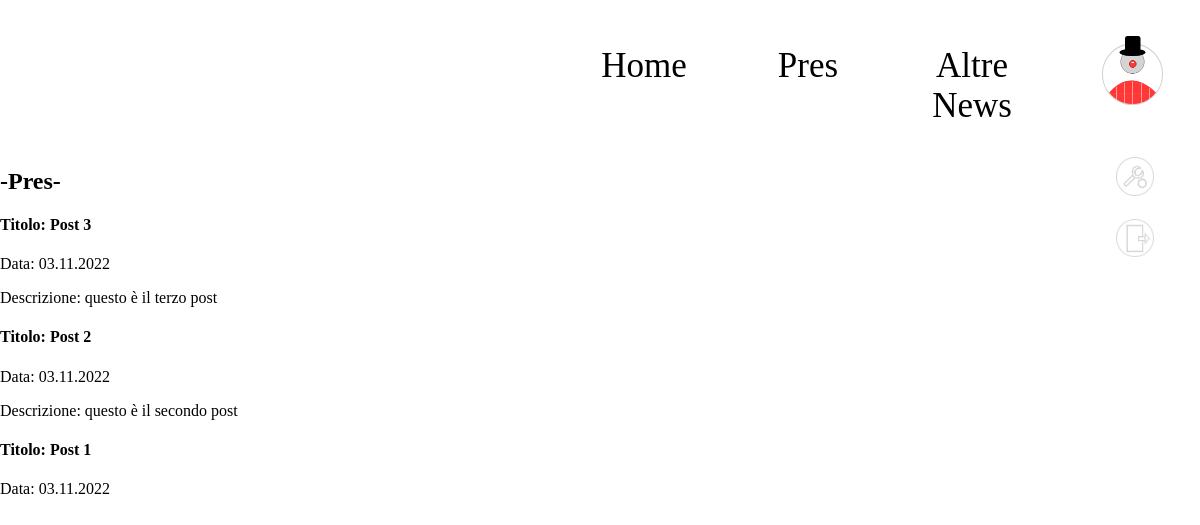
Before: /pres-news with the older database file.
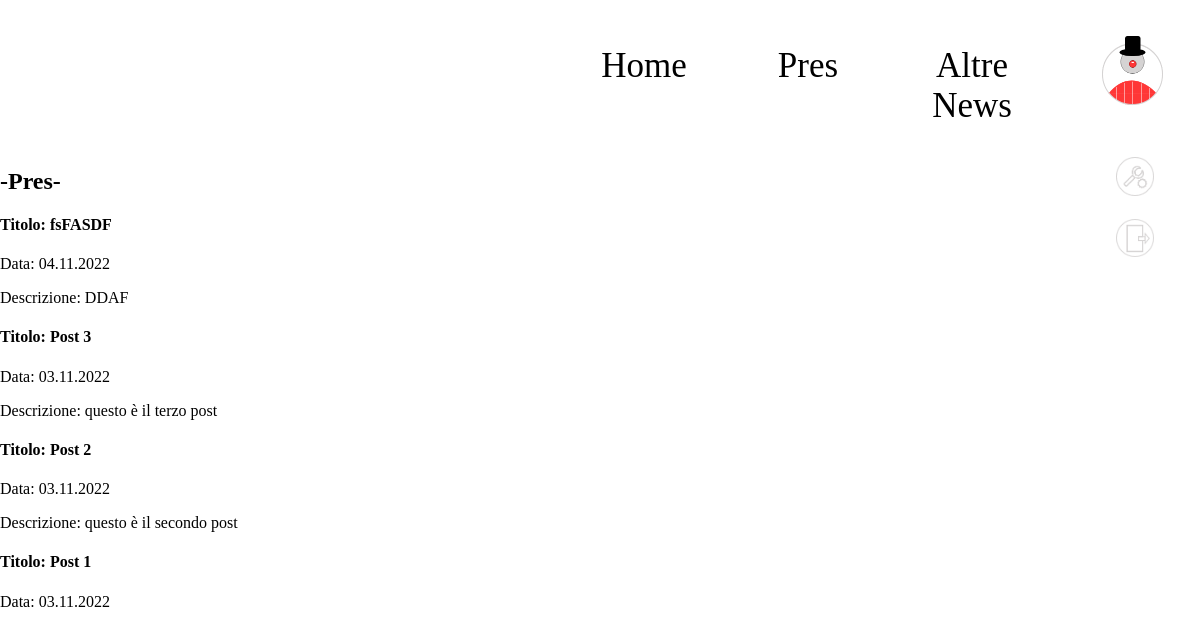
After: the same page with the newer database file.
### blog/models.py (models this page shows, shortened)
class PresPost(db.Model):
    id = db.Column(db.Integer, primary_key=True)
    user_id = db.Column(db.Integer(), db.ForeignKey('user.id'), nullable=False)
    created_at = db.Column(db.DateTime, default=datetime.now)
    title = db.Column(db.String(120), nullable=False)
    slug = db.Column(db.String(250))
    description = db.Column(db.String(120))
    body1 = db.Column(db.Text, nullable=False)
    body2 = db.Column(db.Text)
    body3 = db.Column(db.Text)
    body4 = db.Column(db.Text)
    testimonial = db.Column(db.Text)
    testimonial2 = db.Column(db.Text)
    cover = db.Column(db.String(120))
    image1 = db.Column(db.String(120))
    image2 = db.Column(db.String(120))
    image3 = db.Column(db.String(120))

### blog/routes.py (the view)
@app.route("/pres-news")
def pres_news():
    page_number = request.args.get("page", 1, type=int)
    posts = PresPost.query.order_by(PresPost.created_at.desc()).paginate(page=page_number, per_page=4, error_out=True)
    if posts.has_next:
        next_page = url_for("pres_news", page=posts.next_num)
    else:
        next_page = None
    if posts.has_prev:
        previous_page = url_for("pres_news", page=posts.prev_num)
    else:
        previous_page = None
    return render_template("Pres_news.html", posts=posts, current_page=page_number,
                            next_page=next_page, previous_page=previous_page)

### blog/templates/pres_news.html (shortened to what this page needs)
{% extends "base.html" %}
{% block content %}
<h2>-Pres-</h2>
    {% for post in posts.items %}
        <h4><a href="{{ url_for('pres_article', post_slug=post.slug) }}">Titolo: {{post.title}}</a></h4>
        <p>Data: {{post.created_at.strftime('%d.%m.%Y')}}</p>
        {% if post.description %}<p>Descrizione: {{post.description}}</p>{% endif %}
    {% endfor %}
{% endblock %}

Changed rows visible on the page:
added PresPost: title "fsFASDF", created_at "04.11.2022", description "DDAF"
